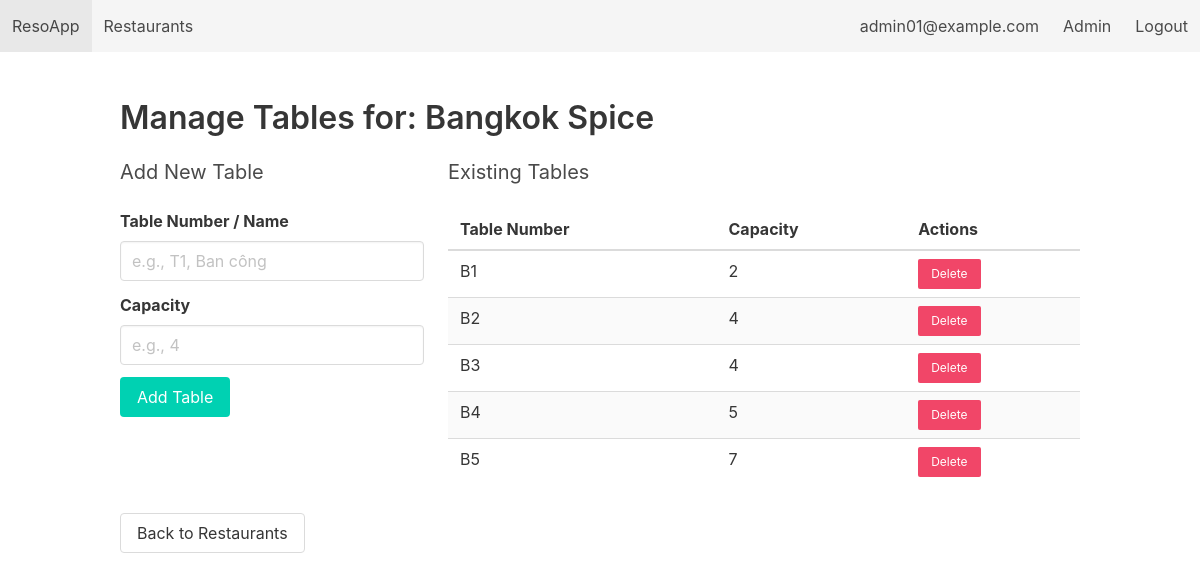
/admin/restaurant/6/tables (signed in), run on the app's committed database.
### tables this page shows
CREATE TABLE Restaurants (
        restaurant_id INTEGER PRIMARY KEY AUTOINCREMENT,
        name          TEXT NOT NULL,
        location      TEXT NOT NULL,
        cuisine       TEXT,
        rating        REAL CHECK (rating >= 0 AND rating <= 5),
        description   TEXT,
        opening_time  TEXT,
        closing_time  TEXT,
        created_at    DATE DEFAULT (DATE('now'))
    );

CREATE TABLE Tables (
        table_id      INTEGER PRIMARY KEY AUTOINCREMENT,
        restaurant_id INTEGER NOT NULL,
        table_number  TEXT,
        capacity      INTEGER NOT NULL,
        FOREIGN KEY (restaurant_id) REFERENCES Restaurants(restaurant_id) ON DELETE CASCADE
    );

### app.py (the view, shortened to what this page needs)
@app.route('/admin/restaurant/<int:rid>/tables', methods=['GET', 'POST'])
@login_required(role='admin')
def admin_manage_tables(rid):
    db = get_db()
    restaurant = db.execute("SELECT * FROM Restaurants WHERE restaurant_id = ?", (rid,)).fetchone()
    if not restaurant:
        flash('Restaurant not found.', 'danger')
        return redirect(url_for('admin_restaurants'))
    tables = db.execute("SELECT * FROM Tables WHERE restaurant_id = ? ORDER BY table_number", (rid,)).fetchall()
    return render_template('admin_manage_tables.html', tables=tables, restaurant=restaurant)

### app.py (called while the page is built)
def get_db():
    if 'db' not in g:
        g.db = sqlite3.connect(DB_PATH, detect_types=sqlite3.PARSE_DECLTYPES)
        g.db.row_factory = sqlite3.Row
        g.db.execute("PRAGMA foreign_keys = ON;")
    return g.db

def login_required(role=None):
    def decorator(f):
        @wraps(f)
        def wrapper(*args, **kwargs):
            if 'user' not in session:
                flash("Please log in first.", "warning")
                return redirect(url_for('login'))
            if role == 'admin' and session.get('role') != 'admin':
                flash("Admin area. Access denied.", "danger")
                return redirect(url_for('index'))
            return f(*args, **kwargs)
        return wrapper
    return decorator

### templates/admin_manage_tables.html
{% extends "base.html" %} {% block content %}
<h2 class="title">Manage Tables for: {{ restaurant['name'] }}</h2>
<div class="columns">
  <div class="column is-one-third">
    <h3 class="subtitle">Add New Table</h3>
    <form
      method="post"
      action="{{ url_for('admin_manage_tables', rid=restaurant['restaurant_id']) }}"
    >
      <div class="field">
        <label class="label">Table Number / Name</label>
        <div class="control">
          <input
            class="input"
            name="table_number"
            placeholder="e.g., T1, Ban công"
            required
          />
        </div>
      </div>
      <div class="field">
        <label class="label">Capacity</label>
        <div class="control">
          <input
            class="input"
            type="number"
            name="capacity"
            min="1"
            placeholder="e.g., 4"
            required
          />
        </div>
      </div>
      <div class="control">
        <button class="button is-primary">Add Table</button>
      </div>
    </form>
  </div>
  <div class="column">
    <h3 class="subtitle">Existing Tables</h3>
    {% if tables %}
    <table class="table is-fullwidth is-striped">
      <thead>
        <tr>
          <th>Table Number</th>
          <th>Capacity</th>
          <th>Actions</th>
        </tr>
      </thead>
      <tbody>
        {% for table in tables %}
        <tr>
          <td>{{ table['table_number'] }}</td>
          <td>{{ table['capacity'] }}</td>
          <td>
            <form
              style="display: inline"
              method="post"
              action="{{ url_for('admin_delete_table', tid=table['table_id']) }}"
              onsubmit="return confirm('Are you sure you want to delete this table?');"
            >
              <button class="button is-small is-danger">Delete</button>
            </form>
          </td>
        </tr>
        {% endfor %}
      </tbody>
    </table>
    {% else %}
    <p>No tables found for this restaurant yet.</p>
    {% endif %}
  </div>
</div>
<div class="mt-4">
  <a href="{{ url_for('admin_restaurants') }}" class="button"
    >Back to Restaurants</a
  >
</div>
{% endblock %}

### data on the page
Restaurants: name "Bangkok Spice"
Tables: table_number "B1", capacity "2"
Tables: table_number "B2", capacity "4"
Tables: table_number "B3", capacity "4"
Tables: table_number "B4", capacity "5"
Tables: table_number "B5", capacity "7"

### other printed values
{{ session.get('name') }} "admin01@example.com"
